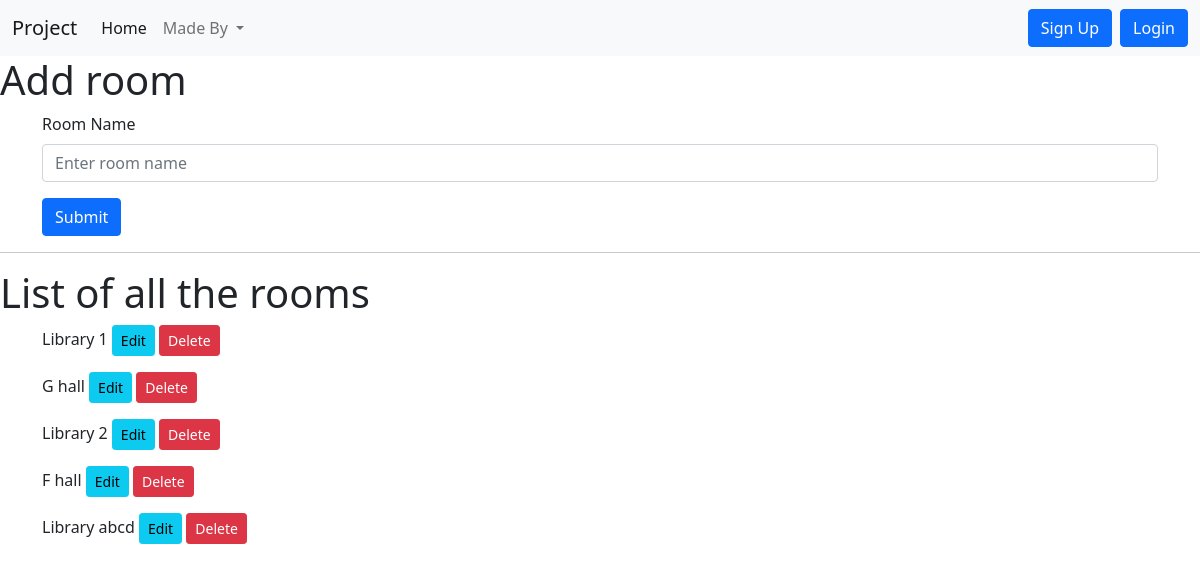
Page /addroom on the earlier database version.
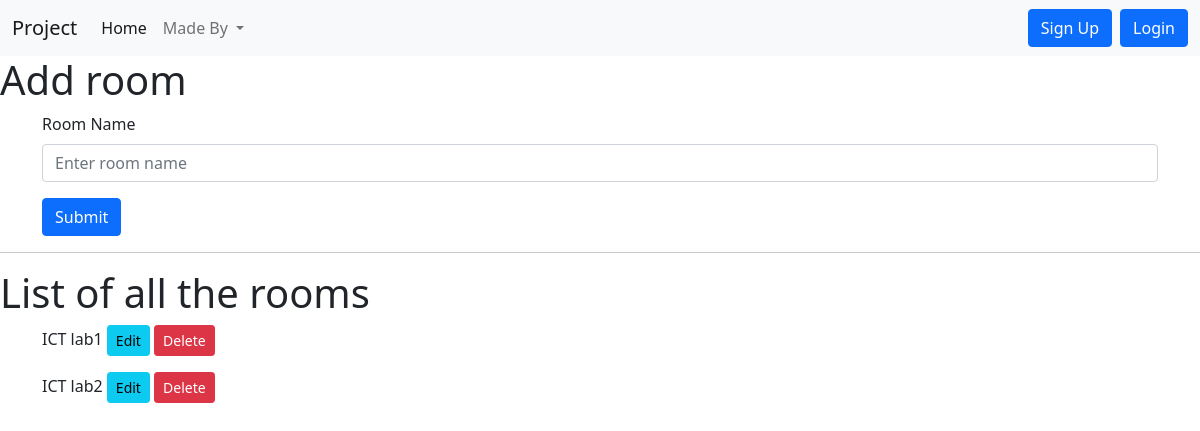
Same page on the later database version.
### home/models.py (models this page shows, shortened)
class Addroom(models.Model):
    roomname=models.CharField(max_length=122)
    invigilatorsinroom=models.ManyToManyField(Newapp,blank=True)

### home/views.py (the view)
# urls.py: path("addroom",views.addroom,name='addroom'),
def addroom(request):
    if request.method == "POST":
        roomname = request.POST.get('roomname')
        addroom = Addroom(roomname=roomname)
        addroom.save()
        messages.success(request, 'Room added')
    allroom_data = Addroom.objects.all()
    data={
        'allroom_data':allroom_data,
    }
    return render(request, "addroom.html",data)

### templates/addroom.html (shortened to what this page needs)
{% extends 'base.html' %}
{% block addroomcontent %}
{% if addroom_data %}
<h1>Update room</h1>
<div class="container">
  <form method="post" action="{% url 'updateroomfunc' addroom_data.id %}">
    {% csrf_token %}
    <div class="mb-3">
      <label for="roomname" class="form-label">Room Name</label>
      <input value="{{addroom_data.roomname}}" type="text" required class="form-control" id="roomname" name="roomname" placeholder="Enter room name">
    </div>
    <button type="submit" class="btn btn-primary">Update</button>
  </form>
</div>
<div class="container">
    <h3>Selected invigilator</h3>
    <div>
      {% for t in teachers %}
      <p>
        {{t.newappname}}, {{t.newappemail}}, {{t.newappdepart}}
        <a href="{% url 'deleteinvigilatorfromroom' t.id addroom_data.id%}"><button
            class="btn btn-danger btn-sm">Delete</button></a>
      </p>
      {% endfor %}
    </div>
    <hr>
    <h3>Remaining invigilator</h3>
    <div>
      <form method="get">
        {{viewfilter.form}}
        <button class="btn btn-primary mx-1 my-1" type="submit">Search</button>
      </form>
      {% for r in removednewapp_data %}
      <p>{{r.newappname}}, {{r.newappemail}}, {{r.newappdepart}}
      <a href="{% url 'addinvigilatorinroom' r.id addroom_data.id%}"><button class="btn btn-info btn-sm">Add</button></a>
      </p>
      {% endfor %}
    </div>
    <hr>
    <h3>All invigilator</h3>
    <div>
      {% for a in allnewapp_data %}
      <p>{{a.newappname}}, {{a.newappemail}}, {{a.newappdepart}}</p>
      {% endfor %}
    </div>
    <hr>
</div>
{% else %}
<h1>Add room</h1>
<div class="container">
  <form method="post" action="/addroom">
    <div class="mb-3">
      <label for="roomname" class="form-label">Room Name</label>
      <input type="text" required class="form-control" id="roomname" name="roomname" placeholder="Enter room name">
    </div>
    <button type="submit" class="btn btn-primary">Submit</button>
  </form>
</div>
{% endif %}
<hr>
<h1>List of all the rooms</h1>
<div class="container">
    {% for ard in allroom_data %}
    <p>{{ard.roomname}}  <a href="{% url 'updateroom' ard.id %}"><button class="btn btn-info btn-sm">Edit</button></a>
        <a href="{% url 'deleteroom' ard.id %}"><button class="btn btn-danger btn-sm">Delete</button></a>
    </p>
    {% endfor %}
</div>
{% endblock addroomcontent %}

Differences in the rows shown:
removed Addroom: roomname "G hall"
removed Addroom: roomname "Library 2"
removed Addroom: roomname "F hall"
removed Addroom: roomname "Library abcd"
changed Addroom: roomname "Library 1" → "ICT lab1"
added Addroom: roomname "ICT lab2"
